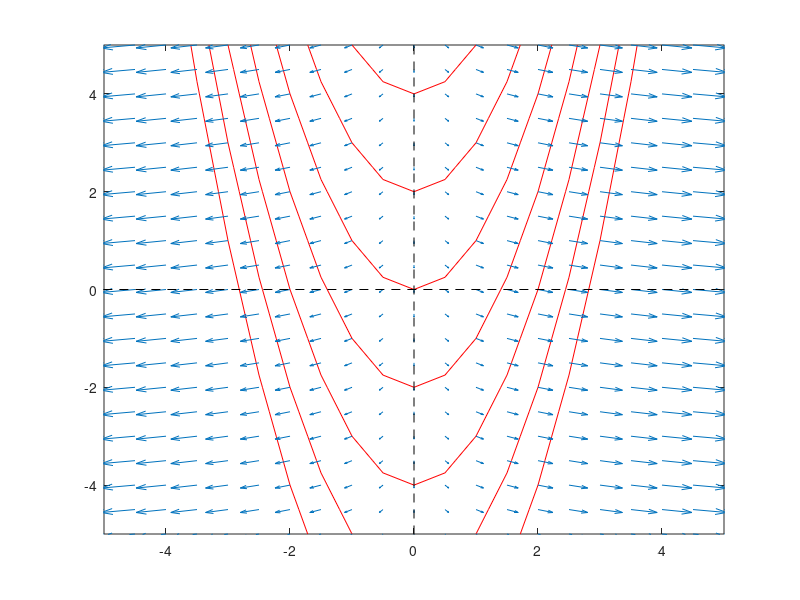

Reproduce this figure in MATLAB.
% Defining coordinate system (covenant) and graph range
rangeDense = -5:0.5:5;
[covX2D, covY2D] = meshgrid(rangeDense, rangeDense);

function _ = graphVectorField2D_Contour(covX, covY, f, X, Y, filepath)
    contour(covX, covY, f, -4:2:8, 'LineColor', 'r');
    hold on;
    quiver(covX, covY, X, Y);

    % Draw reference axis
    line([-6,6], [0,0], 'Color', 'k', 'LineStyle', '--');
    line([0,0], [-6,6], 'Color', 'k', 'LineStyle', '--');
    saveas(gcf, filepath); hold off;
end

% f(x,y) = x^2 - y
f = covX2D.^2 - covY2D;

% F(x, y) = 2xi - yj
X = 2 * covX2D;
Y = - ones(size(covY2D));
graphVectorField2D_Contour(
    covX2D, covY2D,
    f, X, Y, 'field_3.png'
    );
